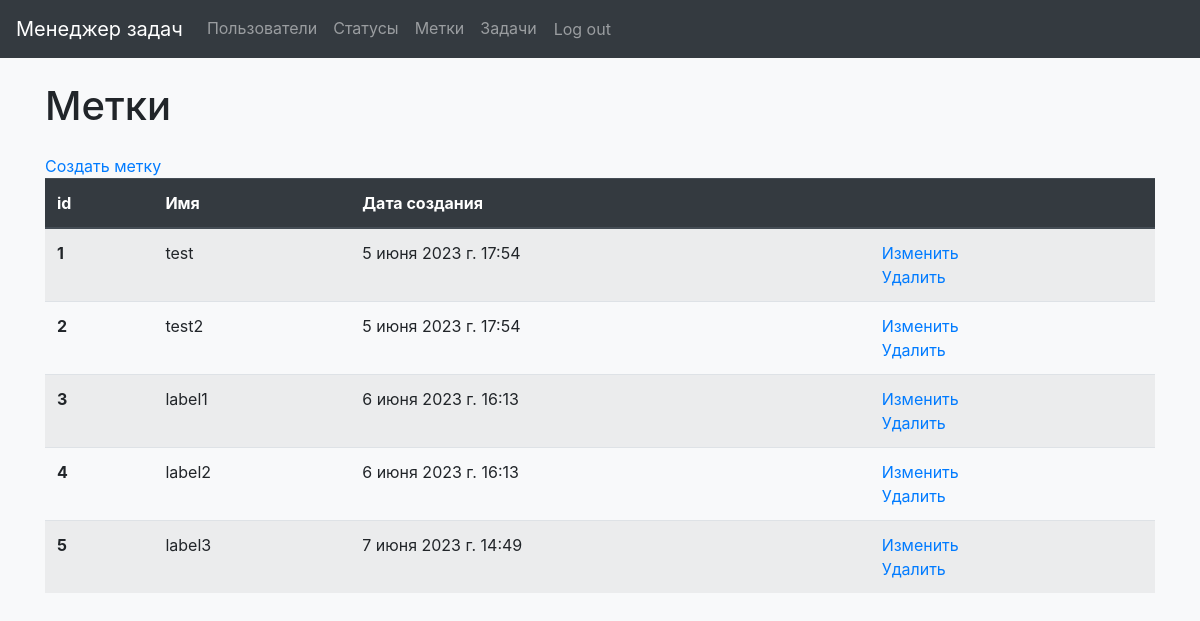
The page /labels/ (signed in) on the database as committed earlier.
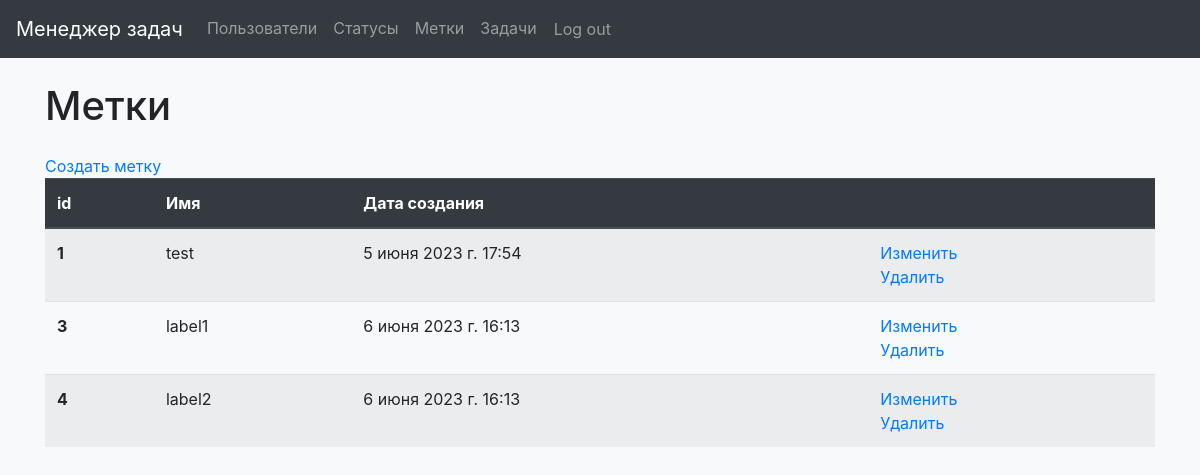
The same page on the database as committed later.
### task_manager/labels/models.py (models this page shows, shortened)
class Label(models.Model):
    label_name = models.CharField(max_length=250, unique=True, verbose_name=gettext('Name'),
                                  error_messages={'unique': gettext("%(model_name)s with this name already exists.")})
    created_at = models.DateTimeField(auto_now_add=True)
    class Meta:
        verbose_name = gettext('Label')

### task_manager/labels/views.py (the view)
# urls.py: path('', LabelsListView.as_view(), name='labels'),
class LabelsListView(View):
    def get(self, request, *args, **kwargs):
        if request.user.is_authenticated:
            labels = Label.objects.all()
            return render(request, 'labels/labels.html', context={
                "labels": labels,
            })
        messages.error(request, gettext('You are not authorized! Please sign in.'))
        return redirect('/login')

### task_manager/templates/labels/labels.html (shortened to what this page needs)
{% extends 'navbar.html' %}
{% load i18n %}
{% block content %}
<body class="bg-light">
  <div class="container wrapper flex-grow-1">
      <h1 class="my-4">{% trans 'Labels' %}</h1>
      <a href="{% url 'create_label' %}">{% trans 'Create label' %}</a>
        <table class="table table-striped">
          <thead class="thead-dark">
            <tr>
              <th scope="col">id</th>
              <th scope="col">{% trans 'Name' %}</th>
              <th scope="col">{% trans 'Date of creation' %}</th>
              <th scope="col"> </th>
            </tr>
          </thead>
          <tbody>
          {% for label in labels %}
            <tr>
              <th scope="row">{{ label.id }}</th>
              <td>{{ label.label_name }}</td>
              <td>{{ label.created_at }}</td>
              <td>
                <a href="{% url 'update_label' id=label.id%}">{% trans 'Update' %}</a>
                    <br>
                <a href="{% url 'delete_label' id=label.id%}">{% trans 'Delete' %}</a>
              </td>
            </tr>
          {% endfor %}
          </tbody>
        </table>
  </div>
</body>
{% endblock %}

Rows that differ between the two databases and show on the page:
removed Label: id "2", label_name "test2", created_at "5 июня 2023 г. 17:54"
removed Label: id "5", label_name "label3", created_at "7 июня 2023 г. 14:49"
